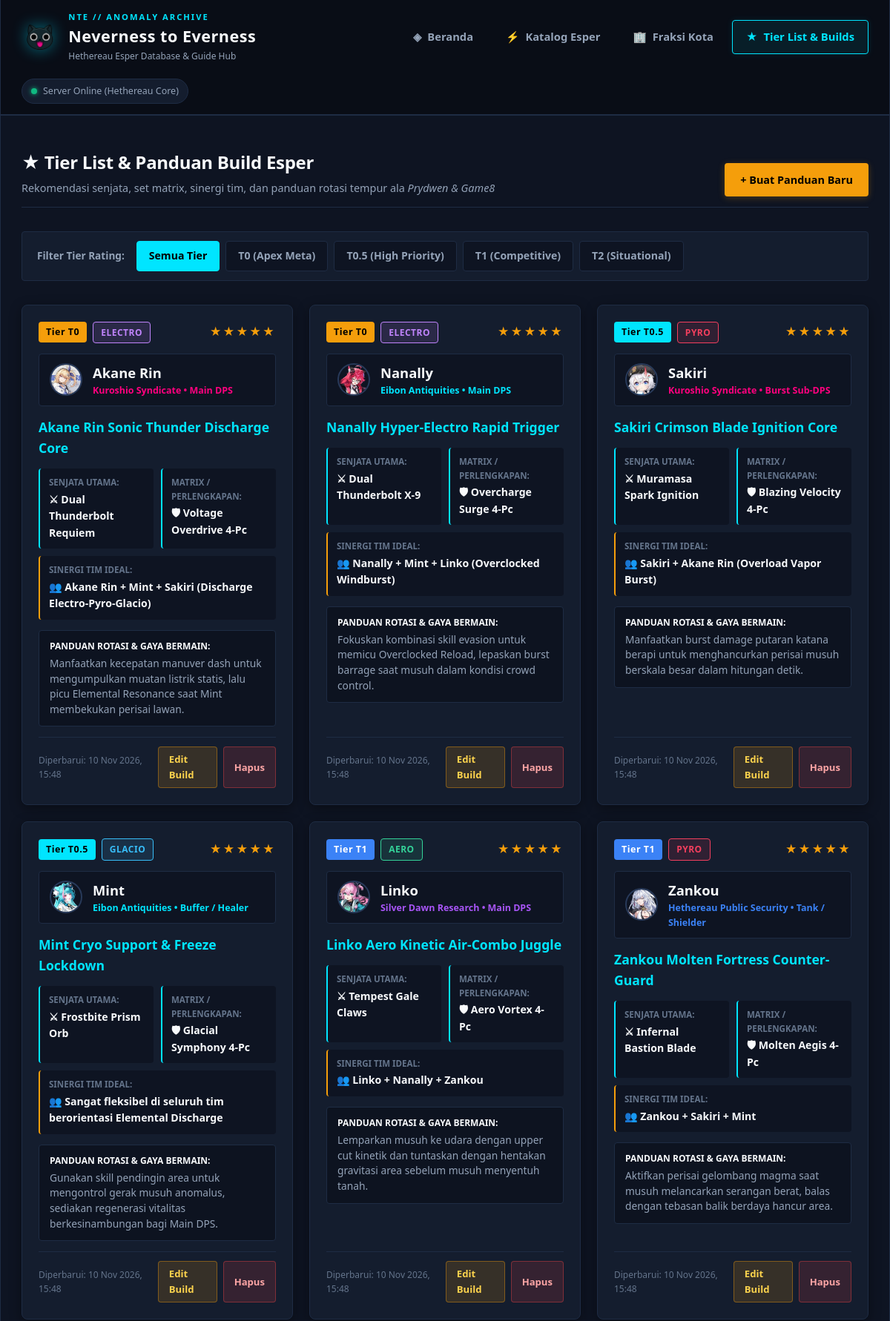
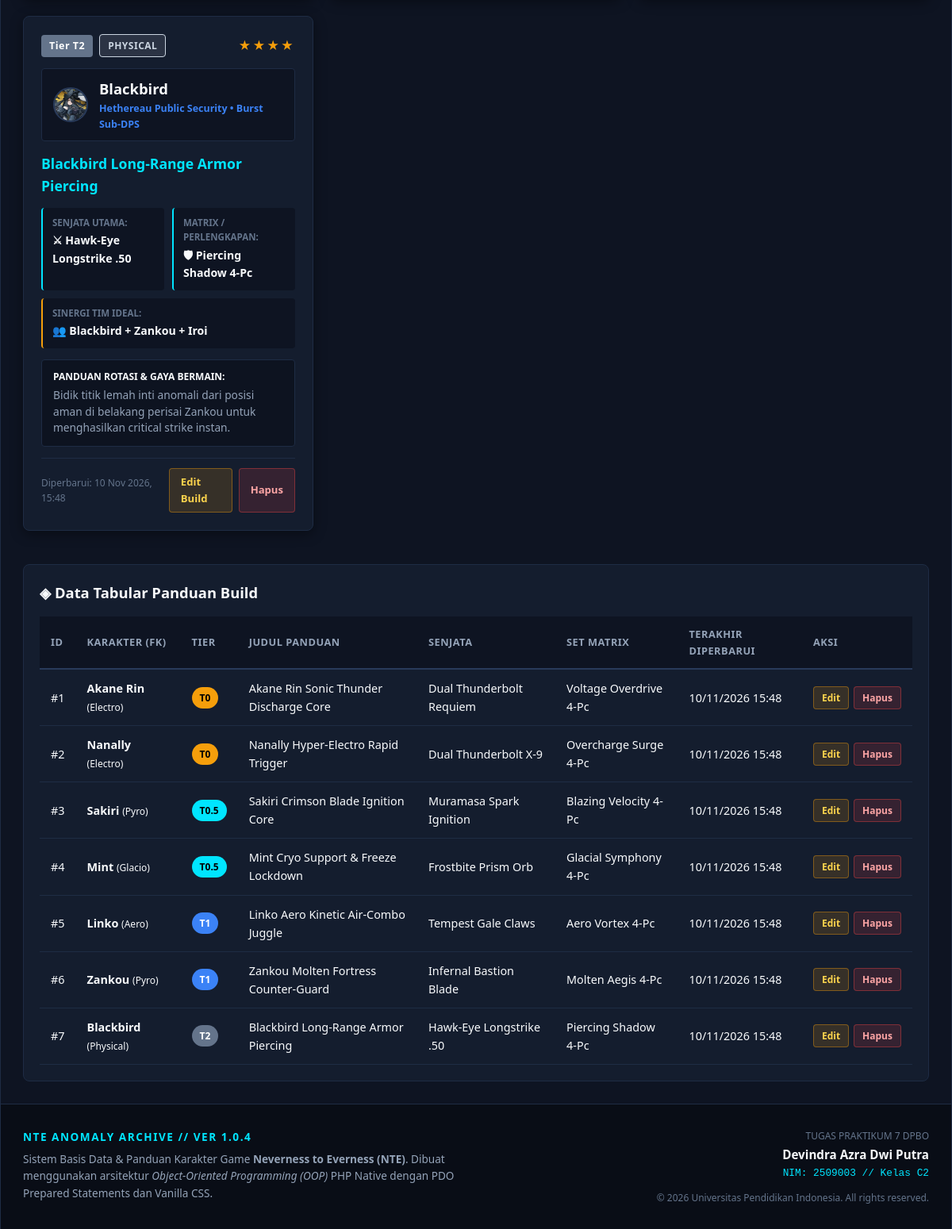
The page /index.php?page=guides on the database its author committed (2 pictures, top to bottom).
### tables this page shows
CREATE TABLE esper_guides (
    id INT AUTO_INCREMENT PRIMARY KEY,
    esper_id INT NOT NULL,
    guide_title VARCHAR(200) NOT NULL,
    tier_rating VARCHAR(10) NOT NULL,
    recommended_weapon VARCHAR(150) NOT NULL,
    recommended_matrix VARCHAR(150) NOT NULL,
    team_synergy VARCHAR(255) NOT NULL,
    playstyle_notes TEXT NOT NULL,
    updated_at TIMESTAMP DEFAULT CURRENT_TIMESTAMP ON UPDATE CURRENT_TIMESTAMP,
    FOREIGN KEY (esper_id) REFERENCES espers(id) ON DELETE CASCADE
);

CREATE TABLE espers (
    id INT AUTO_INCREMENT PRIMARY KEY,
    name VARCHAR(100) NOT NULL UNIQUE,
    rarity INT NOT NULL DEFAULT 5,
    attribute VARCHAR(50) NOT NULL,
    weapon_type VARCHAR(50) NOT NULL,
    role VARCHAR(50) NOT NULL,
    faction_id INT NOT NULL,
    image_url VARCHAR(255) DEFAULT '',
    bio TEXT DEFAULT '',
    FOREIGN KEY (faction_id) REFERENCES factions(id) ON DELETE CASCADE
);

CREATE TABLE factions (
    id INT AUTO_INCREMENT PRIMARY KEY,
    name VARCHAR(100) NOT NULL UNIQUE,
    district VARCHAR(100) NOT NULL,
    leader VARCHAR(100) NOT NULL,
    description TEXT NOT NULL,
    color_tag VARCHAR(20) DEFAULT '#00e5ff'
);

### config/db.php (called while the page is built, shortened)
<?php
class Database {
    private $host = "localhost";
    private $username = "root";
    private $password = "";
    private $dbname = "db_nte_guide";
    public function __construct() {
        try {
            $dsn = "mysql:host=" . $this->host . ";dbname=" . $this->dbname . ";charset=utf8mb4";
            $options = [
                PDO::ATTR_ERRMODE            => PDO::ERRMODE_EXCEPTION,
                PDO::ATTR_DEFAULT_FETCH_MODE => PDO::FETCH_ASSOC,
                PDO::ATTR_EMULATE_PREPARES   => false,
            ];
            $this->conn = new PDO($dsn, $this->username, $this->password, $options);
        } catch (PDOException $e) {
            die("Koneksi basis data gagal: " . $e->getMessage() . "<br>Pastikan server MySQL sudah berjalan dan file <code>database/db_nte_guide.sql</code> telah diimpor.");
        }
    }
}
?>

### class/EsperGuide.php (called while the page is built, shortened)
<?php
require_once __DIR__ . '/../config/db.php';
class EsperGuide {
    private $db;
    public function __construct() {
        $database = new Database();
        $this->db = $database->conn;
    }
    public function getAllGuides($tierFilter = '') {
        $sql = "SELECT g.*, e.name AS esper_name, e.rarity, e.attribute, e.weapon_type, e.role, e.image_url,
                       f.name AS faction_name, f.color_tag AS faction_color
                FROM esper_guides g
                JOIN espers e ON g.esper_id = e.id
                JOIN factions f ON e.faction_id = f.id
                WHERE 1=1";
        $params = [];
        $sql .= " ORDER BY
                    CASE g.tier_rating
                        WHEN 'T0' THEN 1
                        WHEN 'T0.5' THEN 2
                        WHEN 'T1' THEN 3
                        WHEN 'T2' THEN 4
                        ELSE 5
                    END, g.updated_at DESC";
        $stmt = $this->db->prepare($sql);
        $stmt->execute($params);
        return $stmt->fetchAll(PDO::FETCH_ASSOC);
    }
}
?>

### view/guides.php (the view, shortened to what this page needs)
<?php
$action = $_GET['action'] ?? 'list';
$tierFilter = $_GET['tier'] ?? '';
$guidesList = $guideModel->getAllGuides($tierFilter);
?>
<div class="page-wrapper">
    <div class="page-header">
        <div>
            <h1 class="page-title">★ Tier List & Panduan Build Esper</h1>
            <p class="page-subtitle">Rekomendasi senjata, set matrix, sinergi tim, dan panduan rotasi tempur ala <em>Prydwen & Game8</em></p>
        </div>
        <div class="page-header-actions">
            <?php if ($action !== 'add'): ?>
                <a href="index.php?page=guides&action=add" class="btn btn-accent">+ Buat Panduan Baru</a>
            <?php else: ?>
                <a href="index.php?page=guides" class="btn btn-outline">&larr; Kembali ke Tier List</a>
            <?php endif; ?>
        </div>
    </div>
    <div class="tier-filter-tabs">
        <span class="filter-label">Filter Tier Rating:</span>
        <div class="tabs-list">
            <a href="index.php?page=guides" class="tier-tab <?= empty($tierFilter) ? 'active' : '' ?>">Semua Tier</a>
            <a href="index.php?page=guides&tier=T0" class="tier-tab tab-t0 <?= $tierFilter === 'T0' ? 'active' : '' ?>">T0 (Apex Meta)</a>
            <a href="index.php?page=guides&tier=T0.5" class="tier-tab tab-t05 <?= $tierFilter === 'T0.5' ? 'active' : '' ?>">T0.5 (High Priority)</a>
            <a href="index.php?page=guides&tier=T1" class="tier-tab tab-t1 <?= $tierFilter === 'T1' ? 'active' : '' ?>">T1 (Competitive)</a>
            <a href="index.php?page=guides&tier=T2" class="tier-tab tab-t2 <?= $tierFilter === 'T2' ? 'active' : '' ?>">T2 (Situational)</a>
        </div>
    </div>
    <div class="guides-cards-grid">
        <?php if (empty($guidesList)): ?>
            <div class="empty-state full-width">
                <p>Belum ada panduan build untuk filter tier ini.</p>
                <a href="index.php?page=guides&action=add" class="btn btn-sm btn-accent">+ Tambah Panduan Baru</a>
            </div>
        <?php else: ?>
            <?php foreach ($guidesList as $g): ?>
                <div class="guide-item-card" id="guide-<?= $g['id'] ?>">
                    <div class="guide-card-head">
                        <div class="head-left">
                            <span class="tier-badge tier-<?= strtolower(str_replace('.', '', $g['tier_rating'])) ?>">
                                Tier <?= htmlspecialchars($g['tier_rating']) ?>
                            </span>
                            <span class="attr-badge attr-<?= strtolower($g['attribute']) ?>">
                                <?= htmlspecialchars($g['attribute']) ?>
                            </span>
                        </div>
                        <div class="head-right">
                            <span class="rarity-stars"><?= str_repeat('★', (int)$g['rarity']) ?></span>
                        </div>
                    </div>
                    <div class="guide-character-info">
                        <?php if (!empty($g['image_url'])): ?>
                            <img src="<?= htmlspecialchars($g['image_url']) ?>" alt="<?= htmlspecialchars($g['esper_name']) ?>" class="char-avatar-mini img-avatar">
                        <?php else: ?>
                            <div class="char-avatar-mini attr-bg-<?= strtolower($g['attribute']) ?>">
                                <?= strtoupper(substr($g['esper_name'], 0, 2)) ?>
                            </div>
                        <?php endif; ?>
                        <div class="char-details">
                            <h3 class="char-name"><?= htmlspecialchars($g['esper_name']) ?></h3>
                            <span class="char-faction" style="color: <?= htmlspecialchars($g['faction_color']) ?>;">
                                <?= htmlspecialchars($g['faction_name']) ?> &bull; <?= htmlspecialchars($g['role']) ?>
                            </span>
                        </div>
                    </div>
                    <h4 class="guide-headline"><?= htmlspecialchars($g['guide_title']) ?></h4>
                    <div class="build-spec-boxes">
                        <div class="spec-box">
                            <span class="spec-label">Senjata Utama:</span>
                            <span class="spec-value">⚔ <?= htmlspecialchars($g['recommended_weapon']) ?></span>
                        </div>
                        <div class="spec-box">
                            <span class="spec-label">Matrix / Perlengkapan:</span>
                            <span class="spec-value">🛡 <?= htmlspecialchars($g['recommended_matrix']) ?></span>
                        </div>
                        <div class="spec-box full-box">
                            <span class="spec-label">Sinergi Tim Ideal:</span>
                            <span class="spec-value synergy-val">👥 <?= htmlspecialchars($g['team_synergy']) ?></span>
                        </div>
                    </div>
                    <div class="guide-playstyle-box">
                        <div class="box-title">Panduan Rotasi & Gaya Bermain:</div>
                        <p class="box-text"><?= nl2br(htmlspecialchars($g['playstyle_notes'])) ?></p>
                    </div>
                    <div class="guide-card-foot">
                        <span class="foot-time">Diperbarui: <?= date('d M Y, H:i', strtotime($g['updated_at'])) ?></span>
                        <div class="foot-actions">
                            <a href="index.php?page=guides&action=edit&id=<?= $g['id'] ?>" class="btn btn-sm btn-edit">Edit Build</a>
                            <a href="index.php?page=guides&action=delete&id=<?= $g['id'] ?>" class="btn btn-sm btn-danger"
                               onclick="return confirm('Hapus panduan build untuk <?= htmlspecialchars(addslashes($g['esper_name'])) ?>?');">
                               Hapus
                            </a>
                        </div>
                    </div>
                </div>
            <?php endforeach; ?>
        <?php endif; ?>
    </div>
    <div class="table-section">
        <h3 class="table-section-title">◈ Data Tabular Panduan Build</h3>
        <div class="table-responsive">
            <table class="data-table">
                <thead>
                    <tr>
                        <th>ID</th>
                        <th>Karakter (FK)</th>
                        <th>Tier</th>
                        <th>Judul Panduan</th>
                        <th>Senjata</th>
                        <th>Set Matrix</th>
                        <th>Terakhir Diperbarui</th>
                        <th>Aksi</th>
                    </tr>
                </thead>
                <tbody>
                    <?php if (empty($guidesList)): ?>
                        <tr><td colspan="8" class="text-center">Belum ada data panduan.</td></tr>
                    <?php else: ?>
                        <?php foreach ($guidesList as $g): ?>
                            <tr>
                                <td>#<?= htmlspecialchars($g['id']) ?></td>
                                <td>
                                    <strong><?= htmlspecialchars($g['esper_name']) ?></strong>
                                    <small>(<?= htmlspecialchars($g['attribute']) ?>)</small>
                                </td>
                                <td>
                                    <span class="tier-pill tier-<?= strtolower(str_replace('.', '', $g['tier_rating'])) ?>">
                                        <?= htmlspecialchars($g['tier_rating']) ?>
                                    </span>
                                </td>
                                <td><?= htmlspecialchars($g['guide_title']) ?></td>
                                <td><?= htmlspecialchars($g['recommended_weapon']) ?></td>
                                <td><?= htmlspecialchars($g['recommended_matrix']) ?></td>
                                <td><?= date('d/m/Y H:i', strtotime($g['updated_at'])) ?></td>
                                <td>
                                    <div class="table-action-btns">
                                        <a href="index.php?page=guides&action=edit&id=<?= $g['id'] ?>" class="btn btn-xs btn-edit">Edit</a>
                                        <a href="index.php?page=guides&action=delete&id=<?= $g['id'] ?>" class="btn btn-xs btn-danger"
                                           onclick="return confirm('Hapus panduan ini?');">Hapus</a>
                                    </div>
                                </td>
                            </tr>
                        <?php endforeach; ?>
                    <?php endif; ?>
                </tbody>
            </table>
        </div>
    </div>
</div>

### rows shown on the page
esper_guides: tier_rating "T0", esper.attribute "ELECTRO", esper.rarity "★★★★★", esper.image_url (picture), esper.name "Akane Rin", factions.name "Kuroshio Syndicate", esper.role "Main DPS", guide_title "Akane Rin Sonic Thunder Discharge Core", recommended_weapon "Dual Thunderbolt Requiem", recommended_matrix "Voltage Overdrive 4-Pc", team_synergy "Akane Rin + Mint + Sakiri (Discharge Electro-Pyro-Glacio)", playstyle_notes "Manfaatkan kecepatan manuver dash untuk mengumpulkan muatan listrik statis, lalu picu Elemental Resonance saat Mint membekukan perisai lawan.", updated_at "10 Nov 2026, 15:48", id "1", esper.attribute "Electro", updated_at "10/11/2026 15:48"
esper_guides: tier_rating "T0", esper.attribute "ELECTRO", esper.rarity "★★★★★", esper.image_url (picture), esper.name "Nanally", factions.name "Eibon Antiquities", esper.role "Main DPS", guide_title "Nanally Hyper-Electro Rapid Trigger", recommended_weapon "Dual Thunderbolt X-9", recommended_matrix "Overcharge Surge 4-Pc", team_synergy "Nanally + Mint + Linko (Overclocked Windburst)", playstyle_notes "Fokuskan kombinasi skill evasion untuk memicu Overclocked Reload, lepaskan burst barrage saat musuh dalam kondisi crowd control.", updated_at "10 Nov 2026, 15:48", id "2", esper.attribute "Electro", updated_at "10/11/2026 15:48"
esper_guides: tier_rating "T0.5", esper.attribute "PYRO", esper.rarity "★★★★★", esper.image_url (picture), esper.name "Sakiri", factions.name "Kuroshio Syndicate", esper.role "Burst Sub-DPS", guide_title "Sakiri Crimson Blade Ignition Core", recommended_weapon "Muramasa Spark Ignition", recommended_matrix "Blazing Velocity 4-Pc", team_synergy "Sakiri + Akane Rin (Overload Vapor Burst)", playstyle_notes "Manfaatkan burst damage putaran katana berapi untuk menghancurkan perisai musuh berskala besar dalam hitungan detik.", updated_at "10 Nov 2026, 15:48", id "3", esper.attribute "Pyro", updated_at "10/11/2026 15:48"
esper_guides: tier_rating "T0.5", esper.attribute "GLACIO", esper.rarity "★★★★★", esper.image_url (picture), esper.name "Mint", factions.name "Eibon Antiquities", esper.role "Buffer / Healer", guide_title "Mint Cryo Support & Freeze Lockdown", recommended_weapon "Frostbite Prism Orb", recommended_matrix "Glacial Symphony 4-Pc", team_synergy "Sangat fleksibel di seluruh tim berorientasi Elemental Discharge", playstyle_notes "Gunakan skill pendingin area untuk mengontrol gerak musuh anomalus, sediakan regenerasi vitalitas berkesinambungan bagi Main DPS.", updated_at "10 Nov 2026, 15:48", id "4", esper.attribute "Glacio", updated_at "10/11/2026 15:48"
esper_guides: tier_rating "T1", esper.attribute "AERO", esper.rarity "★★★★★", esper.image_url (picture), esper.name "Linko", factions.name "Silver Dawn Research", esper.role "Main DPS", guide_title "Linko Aero Kinetic Air-Combo Juggle", recommended_weapon "Tempest Gale Claws", recommended_matrix "Aero Vortex 4-Pc", team_synergy "Linko + Nanally + Zankou", playstyle_notes "Lemparkan musuh ke udara dengan upper cut kinetik dan tuntaskan dengan hentakan gravitasi area sebelum musuh menyentuh tanah.", updated_at "10 Nov 2026, 15:48", id "5", esper.attribute "Aero", updated_at "10/11/2026 15:48"
esper_guides: tier_rating "T1", esper.attribute "PYRO", esper.rarity "★★★★★", esper.image_url (picture), esper.name "Zankou", factions.name "Hethereau Public Security", esper.role "Tank / Shielder", guide_title "Zankou Molten Fortress Counter-Guard", recommended_weapon "Infernal Bastion Blade", recommended_matrix "Molten Aegis 4-Pc", team_synergy "Zankou + Sakiri + Mint", playstyle_notes "Aktifkan perisai gelombang magma saat musuh melancarkan serangan berat, balas dengan tebasan balik berdaya hancur area.", updated_at "10 Nov 2026, 15:48", id "6", esper.attribute "Pyro", updated_at "10/11/2026 15:48"
esper_guides: tier_rating "T2", esper.attribute "PHYSICAL", esper.rarity "★★★★", esper.image_url (picture), esper.name "Blackbird", factions.name "Hethereau Public Security", esper.role "Burst Sub-DPS", guide_title "Blackbird Long-Range Armor Piercing", recommended_weapon "Hawk-Eye Longstrike .50", recommended_matrix "Piercing Shadow 4-Pc", team_synergy "Blackbird + Zankou + Iroi", playstyle_notes "Bidik titik lemah inti anomali dari posisi aman di belakang perisai Zankou untuk menghasilkan critical strike instan.", updated_at "10 Nov 2026, 15:48", id "7", esper.attribute "Physical", updated_at "10/11/2026 15:48"
